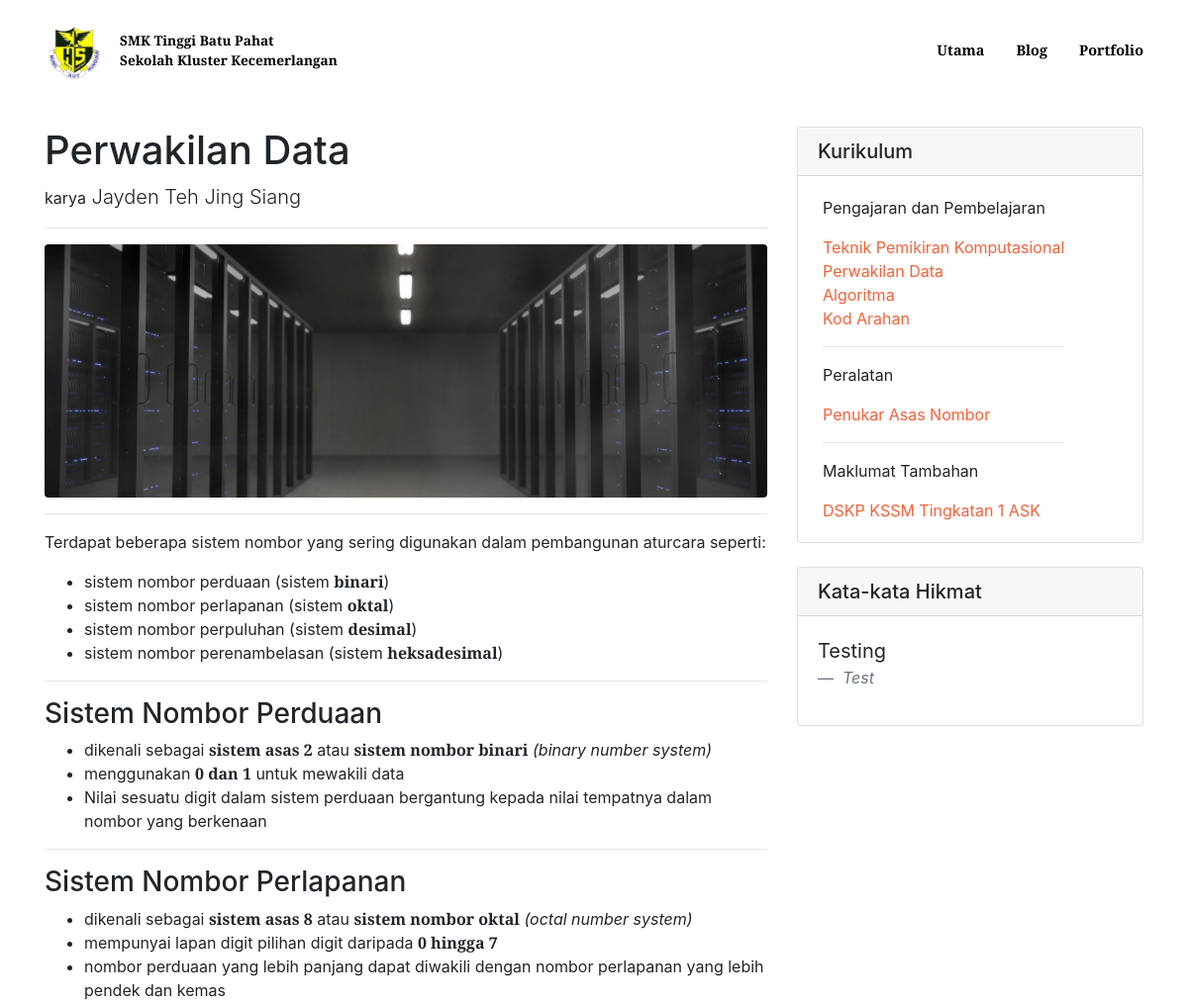
Page /curriculum/data_representation (upper part) on the earlier database version.
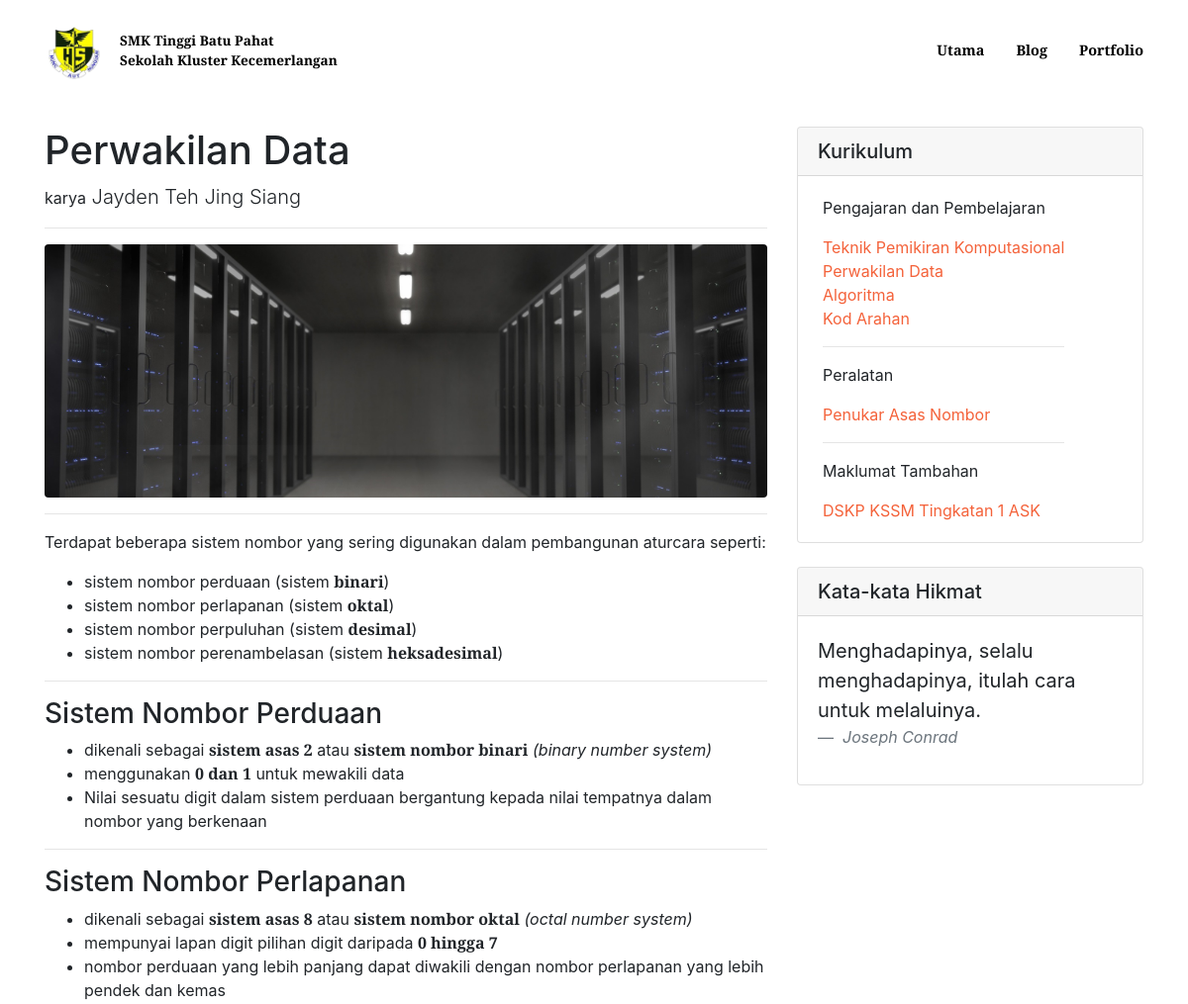
Same page on the later database version.
### curriculum/models.py (models this page shows)
class Quote(models.Model):
    author = models.CharField(default="Anonim", max_length=25, blank=False)
    quote = models.TextField(max_length=100, blank=False)

### curriculum/views.py (the view)
    def process(request):
        kwargs["tool_mode"] = 0
        quotes = Quote.objects.all()
        quote = choice(quotes)
        kwargs["quote"] = quote.quote
        kwargs["quote_author"] = quote.author
        comments = Comment.objects.all()
        kwargs["comments"] = comments
        path_name = resolve(request.path_info).url_name
        kwargs["page"] = path_name
        if request.method == "POST":
            data = dict(parse.parse_qsl(request.body))
            Comment(username=data[b'username'].decode(), content=data[b'comment'].decode(), page=path_name).save()
            return redirect(path_name)
        return func(request)

### curriculum/views.py (called while the page is built)
def preprocess(func):
    def process(request):
        kwargs["tool_mode"] = 0
        quotes = Quote.objects.all()
        quote = choice(quotes)
        kwargs["quote"] = quote.quote
        kwargs["quote_author"] = quote.author
        comments = Comment.objects.all()
        kwargs["comments"] = comments
        path_name = resolve(request.path_info).url_name
        kwargs["page"] = path_name
        if request.method == "POST":
            data = dict(parse.parse_qsl(request.body))
            Comment(username=data[b'username'].decode(), content=data[b'comment'].decode(), page=path_name).save()
            return redirect(path_name)
        return func(request)
    return process

@preprocess
def data_r(request):
    kwargs["title"] = "Perwakilan Data"
    kwargs["cover_img"] = "images/cover_2.jpg"
    kwargs["quiz_link"] = "../quiz/data_representation"
    return render(request, 'curriculum/data_r.html', kwargs)

### curriculum/templates/curriculum/data_r.html (shortened to what this page needs)
{% extends 'curriculum/base.html'%}
{% load static %}
{% block material %}
<p class="has-line-data" data-line-start="0" data-line-end="1">Terdapat beberapa sistem nombor yang sering digunakan
    dalam pembangunan aturcara seperti:</p>
<ul>
    <li class="has-line-data" data-line-start="1" data-line-end="2">sistem nombor perduaan (sistem
        <strong>binari</strong>)
    </li>
    <li class="has-line-data" data-line-start="2" data-line-end="3">sistem nombor perlapanan (sistem
        <strong>oktal</strong>)
    </li>
    <li class="has-line-data" data-line-start="3" data-line-end="4">sistem nombor perpuluhan (sistem
        <strong>desimal</strong>)
    </li>
    <li class="has-line-data" data-line-start="4" data-line-end="6">sistem nombor perenambelasan (sistem <strong>heksadesimal</strong>)
    </li>
</ul>
<hr>
<h3 class="code-line" data-line-start=8 data-line-end=9><a id="Sistem_Nombor_Perduaan_8"></a>Sistem Nombor Perduaan</h3>
<ul>
    <li class="has-line-data" data-line-start="9" data-line-end="10">dikenali sebagai <strong>sistem asas 2</strong>
        atau <strong>sistem nombor binari</strong> <em>(binary number system)</em></li>
    <li class="has-line-data" data-line-start="10" data-line-end="11">menggunakan <strong>0 dan 1</strong> untuk
        mewakili data
    </li>
    <li class="has-line-data" data-line-start="11" data-line-end="13">Nilai sesuatu digit dalam sistem perduaan
        bergantung kepada nilai tempatnya dalam nombor yang berkenaan
    </li>
</ul>
<hr>
<h3 class="code-line" data-line-start=15 data-line-end=16><a id="Sistem_Nombor_Perlapanan_15"></a>Sistem Nombor
    Perlapanan</h3>
<ul>
    <li class="has-line-data" data-line-start="16" data-line-end="17">dikenali sebagai <strong>sistem asas 8</strong>
        atau <strong>sistem nombor oktal</strong> <em>(octal number system)</em></li>
    <li class="has-line-data" data-line-start="17" data-line-end="18">mempunyai lapan digit pilihan digit daripada
        <strong>0 hingga 7</strong></li>
    <li class="has-line-data" data-line-start="18" data-line-end="20">nombor perduaan yang lebih panjang dapat diwakili
        dengan nombor perlapanan yang lebih pendek dan kemas
    </li>
</ul>
{% endblock material %}

### curriculum/templates/curriculum/base.html (shortened to what this page needs)
{%extends 'home/base.html' %}
{% load static %}
{% block additional_header %}
<link href="{% static 'curriculum/base.css' %}" rel="stylesheet"/>
{% endblock additional_header %}
{% block content %}
<div class="container pt-4">
    <div class="row">
        <div class="col-lg-8">
            <h1 class="mt-4">{{ title }}</h1>
            {% if not tool_mode %}
            <p class="lead">
                <small>karya</small>
                <a>{{ author }}</a>
            </p>
            <hr>
            <img class="img-fluid rounded" src="{% static '' %}{{ cover_img }}" alt="" width="900px" height="300px">
            {% endif %}
            <hr>
            {% block material %}
            {% endblock material %}
        </div>
        <div class="col-md-4">
            <div class="card my-4">
                <h5 class="card-header">Kurikulum</h5>
                <div class="card-body">
                    <div class="row" style="padding-left: 20px;">
                        <ul class="list-unstyled mb-0">
                            <p>Pengajaran dan Pembelajaran</p>
                            <li>
                                <a href="/curriculum/computational_thinking">Teknik Pemikiran Komputasional</a>
                            </li>
                            <li>
                                <a href="/curriculum/data_representation">Perwakilan Data</a>
                            </li>
                            <li>
                                <a href="/curriculum/algorithms">Algoritma</a>
                            </li>
                            <li>
                                <a href="/curriculum/code">Kod Arahan</a>
                            </li>
                            <hr>
                            <p>Peralatan</p>
                            <li>
                                <a href="/curriculum/base_converter">Penukar Asas Nombor</a>
                            </li>
                            <hr>
                            <p>Maklumat Tambahan</p>
                            <li>
                                <a href="{% static 'files/DSKP KSSM Tingkatan 1 Asas Sains Komputer.pdf' %}"
                                   download="">DSKP KSSM Tingkatan 1 ASK</a>
                            </li>
                        </ul>
                    </div>
                </div>
            </div>
            <div class="card my-4">
                <h5 class="card-header">Kata-kata Hikmat</h5>
                <div class="card-body">
                    <blockquote class="blockquote">
                        <p class="mb-0">{{ quote }}</p>
                        <footer class="blockquote-footer">
                            <cite title="Source Title">{{ quote_author }}</cite>
                        </footer>
                    </blockquote>
                </div>
            </div>
        </div>
    </div>
</div>
{% endblock content %}

### home/templates/home/base.html (shortened to what this page needs)
{% load static %}
<!DOCTYPE html>
<html lang="en">
<head>
    <link href="https://cdnjs.cloudflare.com/ajax/libs/magnific-popup.js/1.1.0/magnific-popup.min.css"
          rel="stylesheet"/>
    <link href="{% static 'home/home.css' %}" rel="stylesheet"/>
    {% block additional_header %}
    {% endblock additional_header %}
</head>
<body id="page-top">
<nav class="navbar navbar-expand-lg navbar-light fixed-top py-3" id="mainNav" style="{{ nav_styling|default:';' }}">
    <div class="container">
        <a class="navbar-brand" href="#">
            <img src="{% static 'home/images/logo.png' %}" width="60" height="60" alt="">
        </a>
        <a class="navbar-brand js-scroll-trigger" href="#page-top" style="{{ nav_text_styling|default:';' }}">SMK Tinggi
            Batu Pahat <br> Sekolah Kluster Kecemerlangan
        </a>
        <div class="collapse navbar-collapse" id="navbarResponsive">
            <ul class="navbar-nav ml-auto my-2 my-lg-0">
                {% if home %}
                <li class="nav-item"><a class="nav-link js-scroll-trigger" href="/#intro"
                                        style="{{ nav_text_styling|default:';' }}">Pengenalan</a></li>
                <li class="nav-item"><a class="nav-link js-scroll-trigger" href="/#curriculum"
                                        style="{{ nav_text_styling|default:';' }}">Kurikulum</a></li>
                {% else %}
                <li class="nav-item"><a class="nav-link js-scroll-trigger" href="/"
                                        style="{{ nav_text_styling|default:';' }}">Utama</a></li>
                {% endif %}
                <li class="nav-item"><a class="nav-link js-scroll-trigger" href="/curriculum/computational_thinking"
                                        style="{{ nav_text_styling|default:';' }}">Blog</a></li>
                <li class="nav-item"><a class="nav-link js-scroll-trigger" href="/portfolio"
                                        style="{{ nav_text_styling|default:';' }}">Portfolio</a></li>
            </ul>
        </div>
    </div>
</nav>
{% block content %}
{% endblock content %}
</body>
</html>

### curriculum/static/curriculum/base.css (style rules this page uses)
body { padding-top: 80px; }

Differences in the rows shown:
removed Quote: quote "Testing", author "Test"
added Quote: quote "Menghadapinya, selalu menghadapinya, itulah cara untuk melaluinya.", author "Joseph Conrad"
